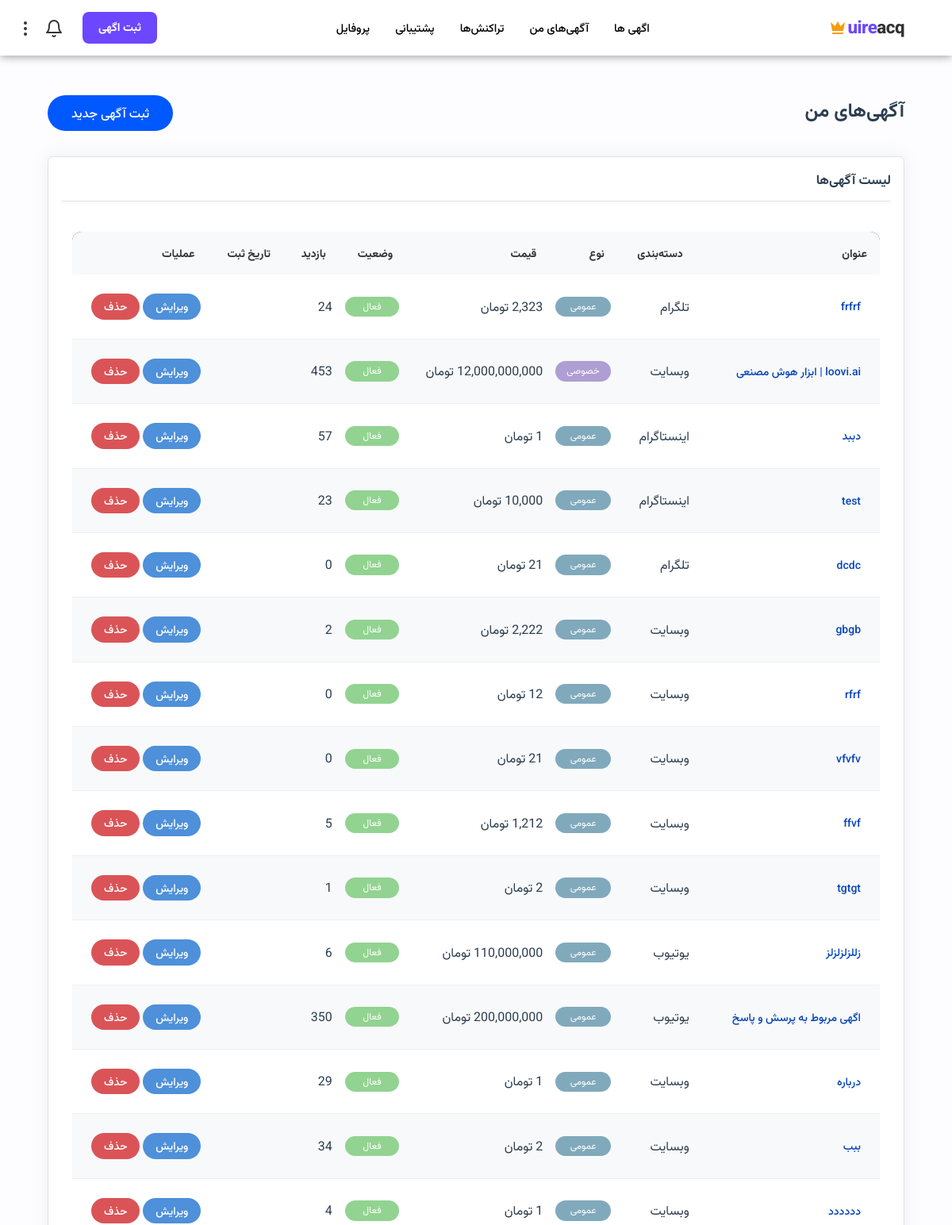
The page /listings/my-listings/ (signed in, upper part) on the database as committed earlier.
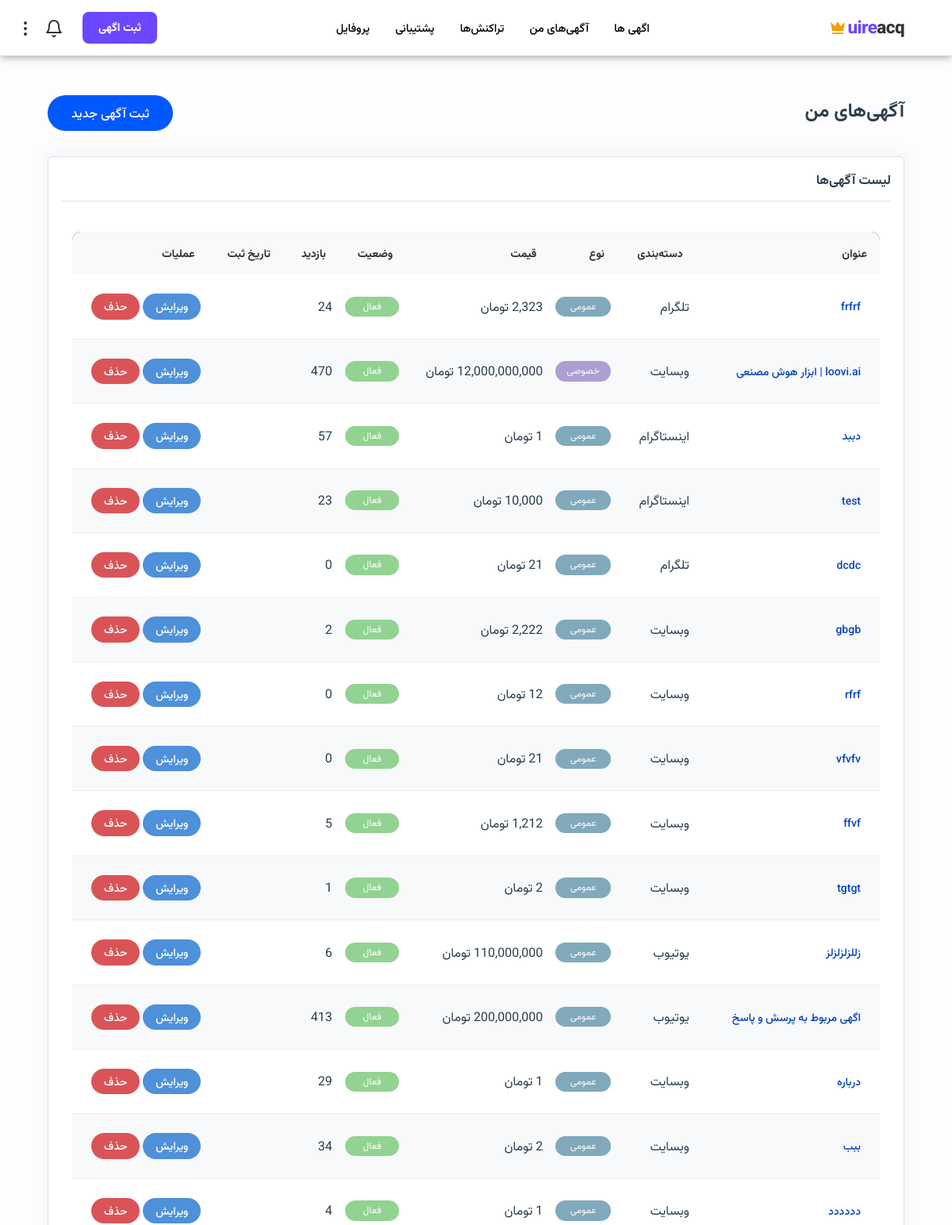
The same page on the database as committed later.
### listings/models.py (models this page shows, shortened)
class Listing(models.Model):
    STATUS_CHOICES = [
        ('pending', 'در انتظار تایید'),
        ('active', 'فعال'),
        ('sold', 'فروخته شده'),
        ('rejected', 'رد شده'),
        ('deleted', 'حذف شده'),
    ]
    """LEVEL_CHOICES = [
        ('beginner', 'مبتدی'),
        ('intermediate', 'متوسط'),
        ('advanced', 'پیشرفته'),
        ('professional', 'حرفه‌ای'),
    ] """
    seller = models.ForeignKey(settings.AUTH_USER_MODEL, on_delete=models.CASCADE, related_name='listings')
    category = models.ForeignKey(Category, on_delete=models.SET_NULL, null=True)
    title = models.CharField(max_length=200)
    description = models.TextField()
    location = models.TextField(max_length=200, null=True, blank=True)
    price = models.DecimalField(max_digits=12, decimal_places=0)
    discount_price = models.DecimalField(max_digits=12, decimal_places=0, null=True, blank=True)
    about_platform = models.TextField(null=True, blank=True, verbose_name='درباره پلتفرم')
    analyst = models.TextField(null=True, blank=True, verbose_name='تحلیلگر و مشاور')
    """ level = models.CharField(max_length=20, choices=LEVEL_CHOICES, default='beginner', verbose_name='سطح') """
    platform_url = models.URLField()
    followers_count = models.IntegerField(default=0)
    monthly_income = models.DecimalField(null=True, blank=True, max_digits=12, decimal_places=0)
    platform_age = models.IntegerField(default=0)
    most_like = models.IntegerField(null=True, blank=True)
    most_view = models.IntegerField(null=True, blank=True)
    most_comment = models.IntegerField(null=True, blank=True)
    main_image = models.ImageField(upload_to='listings/images/')
    boost = models.BooleanField(default=False, verbose_name='آگهی پیشرفته')
    premier = models.BooleanField(default=False, verbose_name='آگهی برتر')
    is_income = models.BooleanField(default=True, verbose_name='اگهی به درامد رسیده')
    is_verified = models.BooleanField(default=False, verbose_name='اطلاعات مورد تایید است')
    is_private = models.BooleanField(default=False, verbose_name='آگهی خصوصی')
    status = models.CharField(max_length=20, choices=STATUS_CHOICES, default='pending')
    rejection_reason = models.TextField(blank=True, null=True, verbose_name='دلیل رد')
    views_count = models.IntegerField(default=0)
    created_at = models.DateTimeField(auto_now_add=True)
    updated_at = models.DateTimeField(auto_now=True)
    class Meta:
        ordering = ['-boost', '-created_at']

class Category(models.Model):
    PLATFORM_CHOICES = [
        ('website', 'وبسایت'),
        ('instagram', 'اینستاگرام'),
        ('telegram', 'تلگرام'),
        ('youtube', 'یوتیوب'),
        ('aparat', 'آپارات'),
        ('other', 'سایر'),
    ]
    name = models.CharField(max_length=100)
    platform = models.CharField(max_length=20, choices=PLATFORM_CHOICES)
    description = models.TextField(blank=True)
    class Meta:
        verbose_name_plural = 'دسته‌بندی‌ها'

### listings/views.py (the view)
# urls.py: path('my-listings/', views.my_listings, name='my_listings'),
@login_required
def my_listings(request):
    listings = Listing.objects.filter(seller=request.user)
    pending_requests = VisitRequest.objects.filter(
        listing__seller=request.user,
        status='pending'
    ).select_related('listing', 'requester')
    return render(request, 'listings/my_listings.html', {
        'listings': listings,
        'pending_requests': pending_requests
    })

### listings/templatetags/custom_tags.py (called while the page is built)
@register.filter(name='split_number')
def split_number(value):
    try:
        return f"{int(value):,}"
    except (ValueError, TypeError):
        return value

### listings/templatetags/date_filters.py (called while the page is built)
@register.filter
def jalali_date_numeric(value):
    if not value:
        return ""
    j_date = jdatetime.datetime.fromgregorian(datetime=value)
    return j_date.strftime("%Y/%m/%d")

### notifications/context_processors.py (called while the page is built)
def unread_notifications_count(request):
    if request.user.is_authenticated:
        count = Notification.objects.filter(recipient=request.user, is_read=False).count()
        return {'unread_notifications_count': count}
    return {'unread_notifications_count': 0}

### templates/listings/my_listings.html (shortened to what this page needs)
{% extends 'base.html' %}
{% load custom_tags %}
{% load date_filters %}
{% block content %}
<div class="btn-listing-create">
    <h2 class="mb-4">آگهی‌های من</h2>
    <a href="{% url 'listings:listing_create' %}" class="btn btn-success mb-3">ثبت آگهی جدید</a>
</div>
<div class="card">
    <div class="card-header">
        <h5 class="mb-0">لیست آگهی‌ها</h5>
        <hr>
    </div>
    <div class="card-body">
        <div class="table-responsive">
            <table class="table table-striped">
                <thead>
                    <tr>
                        <th>عنوان</th>
                        <th>دسته‌بندی</th>
                        <th>نوع</th>
                        <th>قیمت</th>
                        <th>وضعیت</th>
                        <th>بازدید</th>
                        <th>تاریخ ثبت</th>
                        <th>عملیات</th>
                    </tr>
                </thead>
                <tbody>
                    {% for listing in listings %}
                    <tr>
                        <td>
                            <a href="{% url 'listings:listing_detail' listing.pk %}" class="btn btn-sm btn-link"
                                onclick="event.stopPropagation();">
                                {{ listing.title }}
                            </a>
                        </td>
                        <td>{{ listing.category.name }}</td>
                        <td>
                            {% if listing.is_private %}
                            <span class="badge tag-private">خصوصی</span>
                            {% else %}
                            <span class="badge tag-general">عمومی</span>
                            {% endif %}
                        </td>
                        <td>{{ listing.price|split_number }} تومان</td>
                        <td>
                            <span
                                class="badge tag-{% if listing.status == 'active' %}active{% elif listing.status == 'sold' %}sold{% elif listing.status == 'rejected' %}not-accepted{% elif listing.status == 'deleted' %}deleted{% else %}waiting{% endif %}">
                                {{ listing.get_status_display }}
                            </span>
                        </td>
                        <td>{{ listing.views_count|split_number }}</td>
                        <td>{{ listing.created_at|jalali_date_numeric }}</td>
                        <td onclick="event.stopPropagation();">
                            {% if listing.status != 'deleted' and listing.status != 'sold' %}
                            <a href="{% url 'listings:listing_edit' listing.pk %}"
                                class="btn btn-sm btn-edit">ویرایش</a>
                            <a href="{% url 'listings:listing_delete' listing.pk %}"
                                class="btn btn-sm btn-remove">حذف</a>
                            {% endif %}
                        </td>
                    </tr>
                    {% empty %}
                    <tr>
                        <td colspan="8" class="text-center">شما هنوز آگهی ثبت نکرده‌اید.</td>
                    </tr>
                    {% endfor %}
                </tbody>
            </table>
        </div>
    </div>
</div>
{% endblock %}

### templates/base.html (shortened to what this page needs)
{% load static %}
<!DOCTYPE html>
<html lang="fa" dir="rtl">
<head>
    <link rel="stylesheet" href="{% static 'css/styles.css' %}">
</head>
<body>
    <nav id="navbar" class="{% block nav_class %}navbar-scrolled{% endblock %}">
        <a href="{% url 'core:home' %}" class="logo">acq<span>uire</span>
            {% if user.profile.premium %}
            <div class="inf-card-profile-detail">
                <svg width="24" height="24" viewBox="0 0 24 24" fill="#F59E0B" xmlns="http://www.w3.org/2000/svg">
                    <path
                        d="M5 16L3 5L8.5 10L12 4L15.5 10L21 5L19 16H5ZM19 19C19 19.5523 18.5523 20 18 20H6C5.44772 20 5 19.5523 5 19V18H19V19Z" />
                </svg>
            </div>
            {% endif %}
        </a>
        <ul class="nav-links">
            <li><a href="{% url 'listings:listing_list' %}" class="navbar-a">اگهی ها</a></li>
            <li><a href="{% url 'listings:my_listings' %}" class="navbar-a">آگهی‌های من</a></li>
            <li><a href="{% url 'payments:my_transactions' %}" class="navbar-a">تراکنش‌ها</a></li>
            <li><a href="{% url 'tickets:ticket_list' %}" class="navbar-a">پشتیبانی</a></li>
            <li><a href="{% url 'accounts:profile' %}" class="navbar-a">پروفایل</a></li>
        </ul>
        <div class="nav-cta">
            {% if user.is_authenticated %}
            <a href="{% url 'listings:my_listings' %}" style="color: white !important;"
                class="btn-home btn-primary-home">ثبت اگهی</a>
            {% else %}
            <a href="{% url 'accounts:login' %}" class="btn-home btn-ghost-nav">ورود</a>
            <a href="{% url 'accounts:register' %}" style="color: white !important;"
                class="btn-home btn-primary-home">ثبت‌نام</a>
            {% endif %}
            <a class="nav-link notification-link" href="{% url 'notifications:notification_list' %}">
                <span class="notification-badge">
                    <svg xmlns="http://www.w3.org/2000/svg" width="24" height="24" viewBox="0 0 24 24" fill="none"
                        stroke="currentColor" stroke-width="2" stroke-linecap="round" stroke-linejoin="round">
                        <path d="M18 8A6 6 0 0 0 6 8c0 7-3 9-3 9h18s-3-2-3-9"></path>
                        <path d="M13.73 21a2 2 0 0 1-3.46 0"></path>
                    </svg>
                </span>
            </a>
            <div class="dropdown-container">
                <a href="#" class="nav-link dropdown-toggle" id="moreMenuBtn">
                    <svg xmlns="http://www.w3.org/2000/svg" width="24" height="24" viewBox="0 0 24 24" fill="none"
                        stroke="currentColor" stroke-width="2" stroke-linecap="round" stroke-linejoin="round">
                        <circle cx="12" cy="12" r="1"></circle>
                        <circle cx="12" cy="5" r="1"></circle>
                        <circle cx="12" cy="19" r="1"></circle>
                    </svg>
                </a>
            </div>
        </div>
    </nav>
    <div class="container">
        {% block content %}{% endblock %}
    </div>
</body>
</html>

Rows that differ between the two databases and show on the page:
changed Listing "loovi.ai | ابزار هوش مصنعی": views_count|split_number "453" → "470"
changed Listing "اگهی مربوط به پرسش و پاسخ": views_count|split_number "350" → "413"
